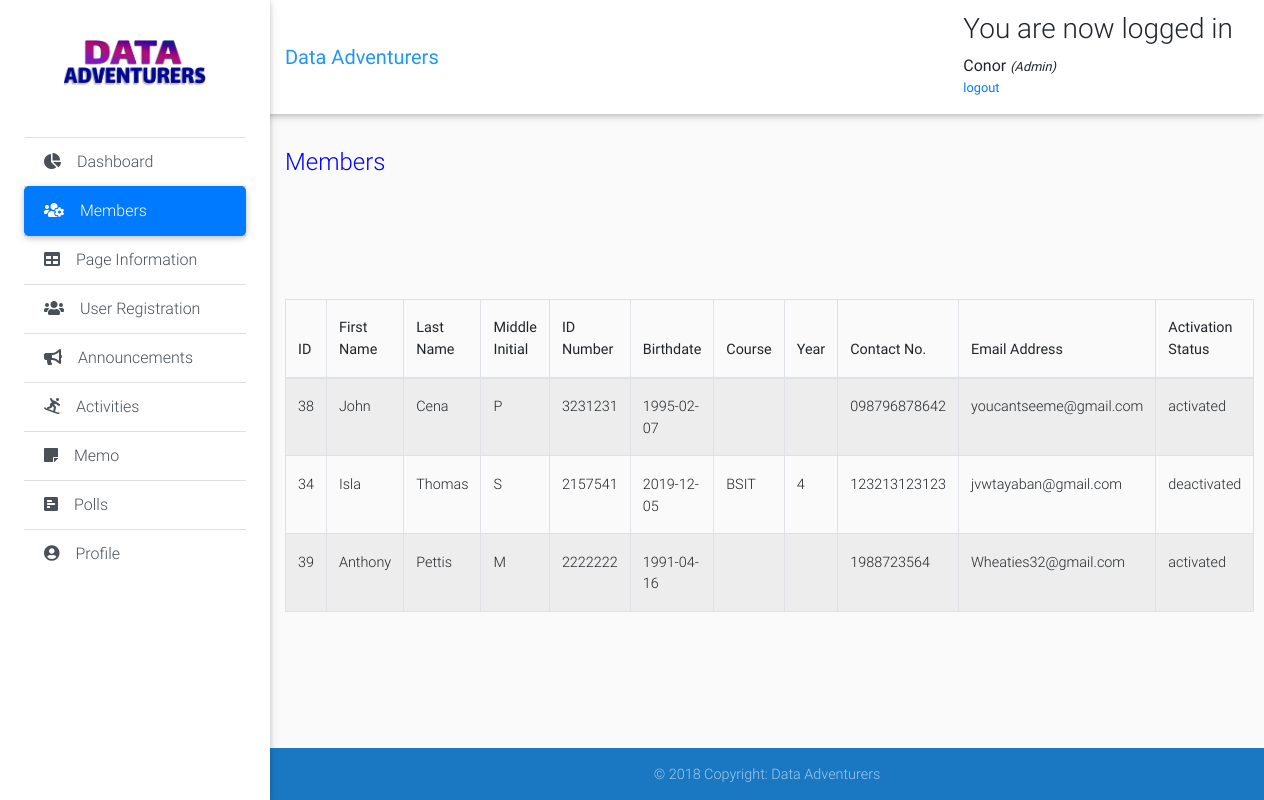
/admin-modules/members.php (signed in), run on the app's committed database.
### tables this page shows
CREATE TABLE IF NOT EXISTS `page_info` (
  `id` int(11) NOT NULL AUTO_INCREMENT,
  `about` varchar(1000) NOT NULL,
  `mission` varchar(1000) NOT NULL,
  `vision` varchar(1000) NOT NULL,
  `address` varchar(250) NOT NULL,
  `contact` varchar(250) NOT NULL,
  `email` varchar(250) NOT NULL,
  `image` varchar(1000) NOT NULL,
  PRIMARY KEY (`id`)
);

CREATE TABLE IF NOT EXISTS `users` (
  `id` int(11) NOT NULL AUTO_INCREMENT,
  `first_name` varchar(50) NOT NULL,
  `last_name` varchar(50) NOT NULL,
  `middle_initial` varchar(1) NOT NULL,
  `id_number` int(11) NOT NULL,
  `email_add` varchar(50) NOT NULL,
  `role` enum('member','admin','superadmin') NOT NULL,
  `password` varchar(500) NOT NULL,
  `cpassword` varchar(500) DEFAULT NULL,
  `Birthdate` varchar(50) NOT NULL,
  `course` varchar(50) DEFAULT NULL,
  `Year` varchar(50) DEFAULT NULL,
  `contact_num` varchar(50) NOT NULL,
  `activation_status` enum('activated','deactivated') NOT NULL,
  PRIMARY KEY (`id`)
);

### admin-modules/members.php (the view, shortened to what this page needs)
<?php
include "header.php";
 ?>
      <div class="list-group list-group-flush">
        <a href="dashboard.php" class="list-group-item list-group-item-action waves-effect">
          <i class="fas fa-chart-pie mr-3"></i>Dashboard</a>
        <a href="members.php" class="list-group-item list-group-item-action active waves-effect">
          <i class="fas fa-users-cog mr-3"></i>Members</a>
        <a href="page-information.php" class="list-group-item list-group-item-action waves-effect">
          <i class="fas fa-table mr-3"></i>Page Information</a>
        <a href="user-registration.php" class="list-group-item list-group-item-action waves-effect">
          <i class="fas fa-users mr-3"></i>User Registration</a>
        <a href="announcements.php" class="list-group-item list-group-item-action waves-effect">
          <i class="fas fa-bullhorn mr-3"></i>Announcements</a>
        <a href="activities.php" class="list-group-item list-group-item-action waves-effect">
          <i class="fas fa-snowboarding mr-3"></i>Activities</a>
        <a href="memo.php" class="list-group-item list-group-item-action waves-effect">
          <i class="fas fa-sticky-note mr-3"></i>Memo</a>
        <a href="polls.php" class="list-group-item list-group-item-action waves-effect">
          <i class="fas fa-poll-h mr-3"></i>Polls</a>
        <a href="profile.php" class="list-group-item list-group-item-action waves-effect">
     <i class="fas fa-user-circle mr-3"></i>Profile</a>
      </div>
<main class="pt-5 mx-lg-6">
  <div class="container-fluid mt-5">
    <div class="page-title">
      <br>
      <br>
        <h4 class="mb-2 mb-sm-0 pt-1">
          <span>Members</span>
        </h4>
    </div>
      <br>
      <br>
      <br>
            <?php
            $result=mysqli_query($link, "select * from users where role='member'");
              echo "<table class='table table-striped table-bordered mydatatable'  cellspacing='0' style='width: 100%'>";
              echo  "<thead>";
              echo  "<tr>";
              echo  "<th>"; echo "ID"; echo "</th>";
              echo  "<th>"; echo "First Name"; echo "</th>";
              echo  "<th>"; echo "Last Name"; echo "</th>";
              echo  "<th>"; echo "Middle Initial"; echo "</th>";
              echo  "<th>"; echo "ID Number"; echo "</th>";
              echo  "<th>"; echo "Birthdate"; echo "</th>";
              echo  "<th>"; echo "Course"; echo "</th>";
              echo  "<th>"; echo "Year"; echo "</th>";
              echo  "<th>"; echo "Contact No."; echo "</th>";
              echo  "<th>"; echo "Email Address"; echo "</th>";
              echo  "<th>"; echo "Activation Status"; echo "</th>";
              echo  "</tr>";
              echo "</thead>";
              echo "<tbody>";
              while($row=mysqli_fetch_array($result))
              {
                  echo "<tr>";
                  echo "<td>"; echo $row["id"]; echo "</td>";
                  echo "<td>"; echo $row["first_name"]; echo "</td>";
                  echo "<td>"; echo $row["last_name"]; echo "</td>";
                  echo "<td>"; echo $row["middle_initial"]; echo "</td>";
                  echo "<td>"; echo $row["id_number"]; echo "</td>";
                  echo "<td>"; echo $row["Birthdate"]; echo "</td>";
                  echo "<td>"; echo $row["course"]; echo "</td>";
                  echo "<td>"; echo $row["Year"]; echo "</td>";
                  echo "<td>"; echo $row["contact_num"]; echo "</td>";
                  echo "<td>"; echo $row["email_add"]; echo "</td>";
                  echo "<td>"; echo $row["activation_status"]; echo "</td>";
                }
              echo "</tbody>";
              echo "</table>";
              ?>
            </div>
</main>
  <?php
  include "footer.php";
  ?>

### admin-modules/header.php (shortened to what this page needs)
<?php
include "connection.php";
 ?>
<!DOCTYPE html>
<html lang="en">
<head>
  <link rel="stylesheet" href="https://stackpath.bootstrapcdn.com/bootstrap/4.3.1/css/bootstrap.min.css">
  <link rel="stylesheet" type="text/css" href="https://cdn.datatables.net/v/bs4/dt-1.10.20/datatables.min.css"/>
  <link rel="stylesheet" href="https://use.fontawesome.com/releases/v5.11.2/css/all.css">
  <link href="../css/bootstrap.min.css" rel="stylesheet">
  <link href="../css/mdb.min.css" rel="stylesheet">
  <link href="../css/style.min.css" rel="stylesheet">
  <link href="../css/style.css" rel="stylesheet">
  <body class="grey lighten-5">
    <header>
      <nav class="navbar fixed-top navbar-expand-lg navbar-light white scrolling-navbar">
        <div class="container-fluid">
          <a class="navbar-brand waves-effect" href="page-information.php" target="_blank">
            <strong class="blue-text">Data Adventurers</strong>
          </a>
          <div class="collapse navbar-collapse" id="navbarSupportedContent">
            <div class="content">
              <?php if (isset($_SESSION['success'])) : ?>
                <div class="error success" >
                  <h3>
                    <?php
                    echo $_SESSION['success'];
                    ?>
                  </h3>
                </div>
              <?php endif ?>
              <div class="profile_info">
                <div>
                  <?php  if (isset($_SESSION['user'])) : ?>
                    <strong>
                      <?php echo
                      $_SESSION['user']['first_name'];
                      ?>
                    </strong>
                    <small>
                      <i>(<?php echo ucfirst($_SESSION['user']['role']); ?>)</i>
                      <br>
                      <ul class="navbar-nav nav-flex-icons">
                        <li class="nav-item">
                          <a href="header.php?logout='1'">logout</a>
                        </li>
                      </ul>
                    </small>
                  <?php endif ?>
                </div>
              </div>
            </div>
          </div>
        </div>
      </nav>
      <div class="sidebar-fixed position-fixed">
        <?php
              $result=mysqli_query($link, "select * from page_info");
              $row=mysqli_fetch_array($result);
              ?>
        <a class="logo-wrapper waves-effect">
          <img src=" <?php echo $row['image']; ?>" class="img-fluid" height="200" width="200" alt="">
        </a>
</head>

### css/style.css (style rules this page uses)
* { padding: 0; margin: 0; }
html { position: relative; min-height: 100%; }
body { margin-bottom: 150px; }
.page-title { margin-bottom: 50px; color: blue; }

### data on the page
page_info: image (picture)
users: id "38", first_name "John", last_name "Cena", middle_initial "P", id_number "3231231", Birthdate "1995-02-07", contact_num "098796878642", email_add "youcantseeme@gmail.com", activation_status "activated"
users: id "34", first_name "Isla", last_name "Thomas", middle_initial "S", id_number "2157541", Birthdate "2019-12-05", course "BSIT", Year "4", contact_num "123213123123", email_add "jvwtayaban@gmail.com", activation_status "deactivated"
users: id "39", first_name "Anthony", last_name "Pettis", middle_initial "M", id_number "2222222", Birthdate "1991-04-16", contact_num "1988723564", email_add "Wheaties32@gmail.com", activation_status "activated"

### other printed values
$_SESSION['success'] "You are now logged in"
$_SESSION['user']['first_name'] "Conor"
$_SESSION['user']['role'] "Admin"
